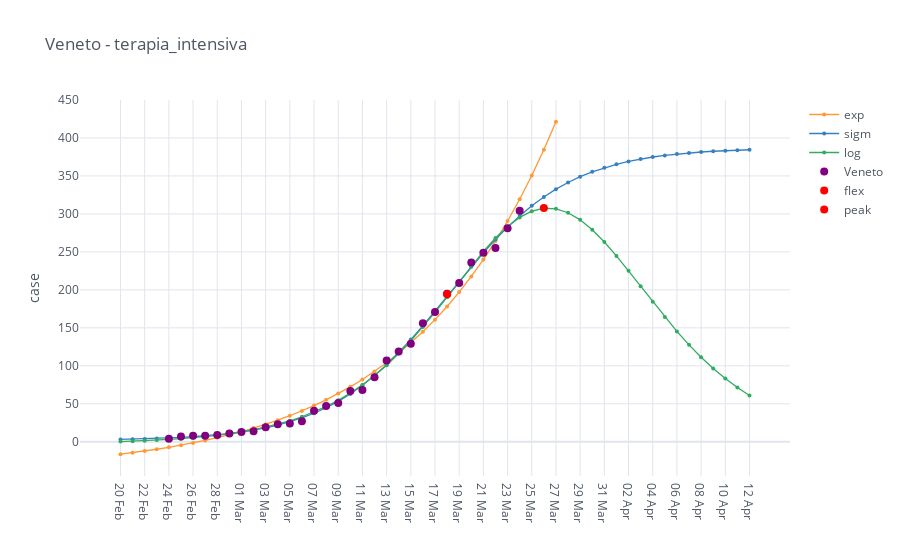

Write notebook code for a chart like this one.
### Code cell
import cufflinks as cf
cf.go_offline()
cf.set_config_file(offline=False, world_readable=True)
import mytools.plot as mpl
import mytools.dataio as io


region = 'Veneto'
category = 'terapia_intensiva'

regions = io.italy_load_regions([region])

intensive = io.italy_regions_filter_by_category(regions, category)

mpl.iplot_analysis_plot(intensive, title=region+' - '+category)

### Figure 1 — Plotly figure (JSON) as saved in the notebook; plotly's stock layout.template omitted (floating-point values rounded to 4 significant figures)
{"data": [{"line": {"color": "rgba(255, 153, 51, 1.0)", "dash": "solid", "shape": "linear", "width": 1.3}, "marker": {"size": 4, "symbol": "circle"}, "mode": "lines+markers", "name": "exp", "text": "", "type": "scatter", "x": ["20 Feb", "21 Feb", "22 Feb", "23 Feb", "24 Feb", "25 Feb", "26 Feb", "27 Feb", "28 Feb", "29 Feb", "01 Mar", "02 Mar", "03 Mar", "04 Mar", "05 Mar", "06 Mar", "07 Mar", "08 Mar", "09 Mar", "10 Mar", "11 Mar", "12 Mar", "13 Mar", "14 Mar", "15 Mar", "16 Mar", "17 Mar", "18 Mar", "19 Mar", "20 Mar", "21 Mar", "22 Mar", "23 Mar", "24 Mar", "25 Mar", "26 Mar", "27 Mar", "28 Mar", "29 Mar", "30 Mar", "31 Mar", "01 Apr", "02 Apr", "03 Apr", "04 Apr", "05 Apr", "06 Apr", "07 Apr", "08 Apr", "09 Apr", "10 Apr", "11 Apr", "12 Apr"], "y": [-16.36, -14.37, -12.21, -9.859, -7.304, -4.527, -1.508, 1.773, 5.339, 9.216, 13.43, 18.01, 22.99, 28.4, 34.28, 40.68, 47.63, 55.18, 63.39, 72.32, 82.02, 92.57, 104.0, 116.5, 130.0, 144.8, 160.8, 178.2, 197.1, 217.6, 240.0, 264.2, 290.6, 319.3, 350.5, 384.4, 421.3, "", "", "", "", "", "", "", "", "", "", "", "", "", "", "", ""]}, {"line": {"color": "rgba(55, 128, 191, 1.0)", "dash": "solid", "shape": "linear", "width": 1.3}, "marker": {"size": 4, "symbol": "circle"}, "mode": "lines+markers", "name": "sigm", "text": "", "type": "scatter", "x": ["20 Feb", "21 Feb", "22 Feb", "23 Feb", "24 Feb", "25 Feb", "26 Feb", "27 Feb", "28 Feb", "29 Feb", "01 Mar", "02 Mar", "03 Mar", "04 Mar", "05 Mar", "06 Mar", "07 Mar", "08 Mar", "09 Mar", "10 Mar", "11 Mar", "12 Mar", "13 Mar", "14 Mar", "15 Mar", "16 Mar", "17 Mar", "18 Mar", "19 Mar", "20 Mar", "21 Mar", "22 Mar", "23 Mar", "24 Mar", "25 Mar", "26 Mar", "27 Mar", "28 Mar", "29 Mar", "30 Mar", "31 Mar", "01 Apr", "02 Apr", "03 Apr", "04 Apr", "05 Apr", "06 Apr", "07 Apr", "08 Apr", "09 Apr", "10 Apr", "11 Apr", "12 Apr"], "y": [3.034, 3.375, 3.792, 4.302, 4.926, 5.688, 6.618, 7.753, 9.135, 10.82, 12.86, 15.33, 18.32, 21.92, 26.24, 31.4, 37.52, 44.76, 53.23, 63.06, 74.35, 87.17, 101.5, 117.3, 134.5, 152.8, 171.9, 191.4, 211.0, 230.3, 248.8, 266.3, 282.6, 297.3, 310.6, 322.3, 332.5, 341.4, 349.0, 355.4, 360.8, 365.3, 369.1, 372.3, 374.9, 377.0, 378.8, 380.3, 381.5, 382.5, 383.3, 383.9, 384.5]}, {"line": {"color": "rgba(50, 171, 96, 1.0)", "dash": "solid", "shape": "linear", "width": 1.3}, "marker": {"size": 4, "symbol": "circle"}, "mode": "lines+markers", "name": "log", "text": "", "type": "scatter", "x": ["20 Feb", "21 Feb", "22 Feb", "23 Feb", "24 Feb", "25 Feb", "26 Feb", "27 Feb", "28 Feb", "29 Feb", "01 Mar", "02 Mar", "03 Mar", "04 Mar", "05 Mar", "06 Mar", "07 Mar", "08 Mar", "09 Mar", "10 Mar", "11 Mar", "12 Mar", "13 Mar", "14 Mar", "15 Mar", "16 Mar", "17 Mar", "18 Mar", "19 Mar", "20 Mar", "21 Mar", "22 Mar", "23 Mar", "24 Mar", "25 Mar", "26 Mar", "27 Mar", "28 Mar", "29 Mar", "30 Mar", "31 Mar", "01 Apr", "02 Apr", "03 Apr", "04 Apr", "05 Apr", "06 Apr", "07 Apr", "08 Apr", "09 Apr", "10 Apr", "11 Apr", "12 Apr"], "y": [0.2783, 0.8101, 1.44, 2.187, 3.071, 4.118, 5.356, 6.819, 8.548, 10.59, 12.99, 15.82, 19.14, 23.04, 27.6, 32.92, 39.11, 46.29, 54.56, 64.05, 74.87, 87.12, 100.9, 116.1, 132.9, 151.0, 170.3, 190.4, 210.9, 231.1, 250.5, 268.2, 283.4, 295.4, 303.6, 307.4, 306.7, 301.5, 292.1, 279.1, 263.0, 244.7, 225.0, 204.6, 184.2, 164.3, 145.3, 127.6, 111.3, 96.52, 83.23, 71.43, 61.02]}, {"line": {"color": "rgba(128, 0, 128, 1.0)", "dash": "solid", "shape": "linear", "width": 1.3}, "marker": {"size": 8, "symbol": "circle"}, "mode": "markers", "name": "Veneto", "text": "", "type": "scatter", "x": ["20 Feb", "21 Feb", "22 Feb", "23 Feb", "24 Feb", "25 Feb", "26 Feb", "27 Feb", "28 Feb", "29 Feb", "01 Mar", "02 Mar", "03 Mar", "04 Mar", "05 Mar", "06 Mar", "07 Mar", "08 Mar", "09 Mar", "10 Mar", "11 Mar", "12 Mar", "13 Mar", "14 Mar", "15 Mar", "16 Mar", "17 Mar", "18 Mar", "19 Mar", "20 Mar", "21 Mar", "22 Mar", "23 Mar", "24 Mar", "25 Mar", "26 Mar", "27 Mar", "28 Mar", "29 Mar", "30 Mar", "31 Mar", "01 Apr", "02 Apr", "03 Apr", "04 Apr", "05 Apr", "06 Apr", "07 Apr", "08 Apr", "09 Apr", "10 Apr", "11 Apr", "12 Apr"], "y": ["", "", "", "", 4.0, 7.0, 8.0, 8.0, 9.0, 11.0, 13.0, 14.0, 19.0, 23.0, 24.0, 27.0, 41.0, 47.0, 51.0, 67.0, 68.0, 85.0, 107.0, 119.0, 129.0, 156.0, 171.0, 195.0, 209.0, 236.0, 249.0, 255.0, 281.0, 304.0, "", "", "", "", "", "", "", "", "", "", "", "", "", "", "", "", "", "", ""]}, {"marker": {"color": "rgba(255, 0, 0, 125)", "size": 8}, "mode": "markers", "name": "flex", "type": "scatter", "x": ["18 Mar"], "y": [194.2]}, {"marker": {"color": "rgba(255, 0, 0, 125)", "size": 8}, "mode": "markers", "name": "peak", "type": "scatter", "x": ["26 Mar"], "y": [307.7]}], "layout": {"legend": {"bgcolor": "#FFFFFF", "font": {"color": "#4D5663"}}, "paper_bgcolor": "#FFFFFF", "plot_bgcolor": "#FFFFFF", "title": {"font": {"color": "#4D5663"}, "text": "Veneto - terapia_intensiva"}, "xaxis": {"gridcolor": "#E1E5ED", "showgrid": true, "tickfont": {"color": "#4D5663"}, "title": {"font": {"color": "#4D5663"}, "text": ""}, "zerolinecolor": "#E1E5ED"}, "yaxis": {"gridcolor": "#E1E5ED", "showgrid": true, "tickfont": {"color": "#4D5663"}, "title": {"font": {"color": "#4D5663"}, "text": "case"}, "zerolinecolor": "#E1E5ED"}}}
